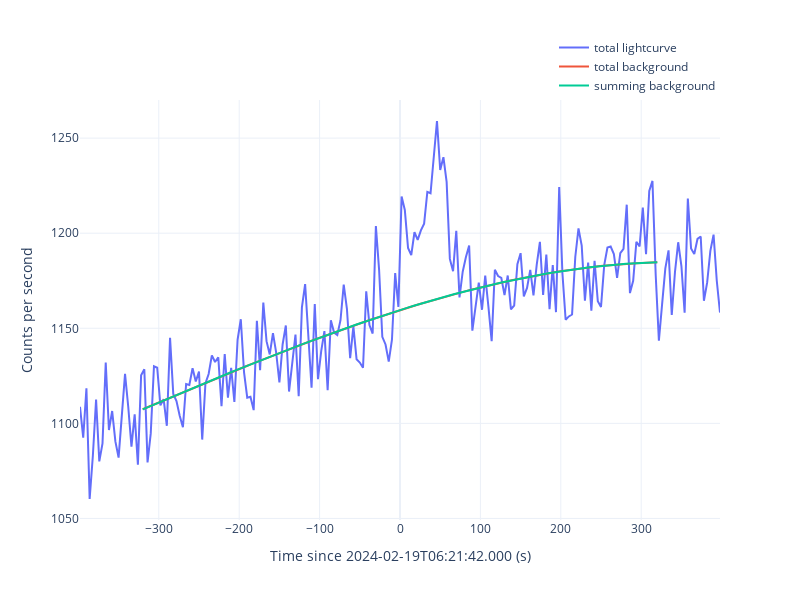
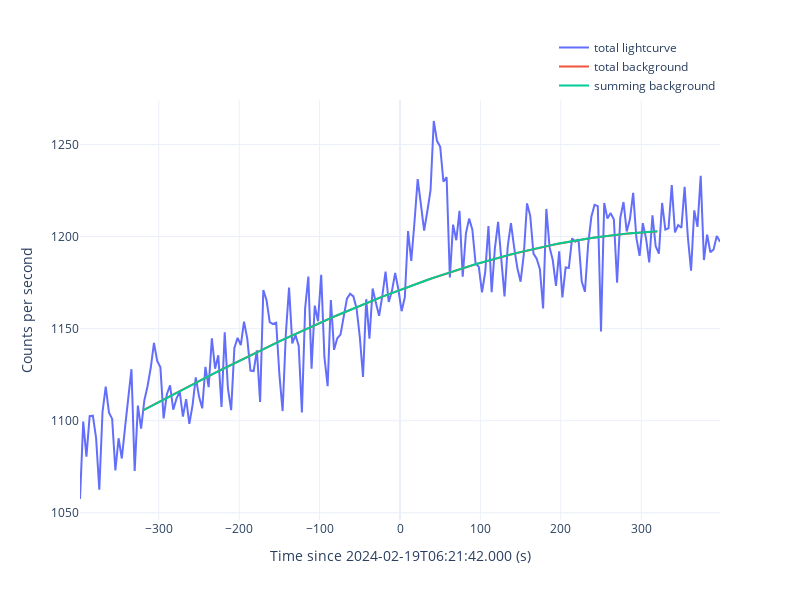

Notebook code cell kept with these figures, in order:
### Code cell
for det in ['n9', 'na', 'b1']:
    gbm_tte = gbmTTE(gbm_rtv.rtv_res['tte'][det], gbm_rtv.rtv_res['poshist'])
    gbm_tte.timezero = fermi_met
    gbm_tte.filter_time([-400, 400])
    
    print(msg_format(f'extract spectrum for {det}'))
    
    gbm_tte.spec_slices = [[0, 70]]
    gbm_tte.extract_spectrum(savepath=f'./{det}/spectrum', show=True)
    gbm_tte.extract_response(ra=80.016, dec=25.541, savepath=f'./{det}/spectrum')
